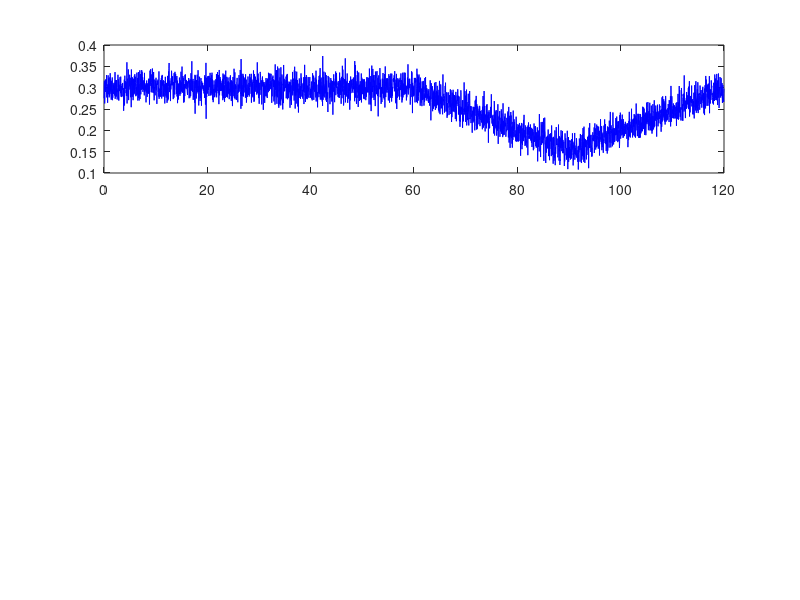

Write the MATLAB code that produced this figure. (Note: this script raises an error after producing the figure.)
%% DMS Simulation - PERCLOS and EAR Evolution
%% Author: Daifi Meriem, Intern at Expleo Group Maroc for Stellantis
%% This script simulates PERCLOS evolution, EAR signal with noise,
%% and state transitions over time.

clear; clc; close all;

%% Parameters
Fs = 30;                    % Sampling rate (frames per second)
duration = 120;             % Simulation duration (seconds)
t = 0:1/Fs:duration;
N = length(t);

%% Generate synthetic EAR signal
% Base EAR = 0.30 (open eyes), with gradual decrease for drowsiness
ear_base = 0.30 * ones(1, N);

% Add drowsiness phase (60-90s): EAR drops gradually
drowsy_start = 60 * Fs;
drowsy_end = 90 * Fs;
for i = drowsy_start:min(drowsy_end, N)
    progress = (i - drowsy_start) / (drowsy_end - drowsy_start);
    ear_base(i) = 0.30 - 0.15 * progress;
end

% Recovery phase (90-120s)
for i = min(drowsy_end, N):N
    progress = (i - drowsy_end) / (N - drowsy_end + 1);
    ear_base(i) = 0.15 + 0.15 * progress;
end

% Add Gaussian noise
ear_noise = 0.02 * randn(1, N);
ear_signal = max(ear_base + ear_noise, 0.05);

%% Compute PERCLOS (sliding window of 30s)
window_size = 30 * Fs;     % 30 seconds window
ear_threshold = 0.25;
perclos = zeros(1, N);

for i = 1:N
    win_start = max(1, i - window_size + 1);
    window = ear_signal(win_start:i);
    closed_count = sum(window < ear_threshold);
    perclos(i) = closed_count / length(window);
end

%% State determination
% States: 1=Attentive, 2=Warning, 3=Fatigue, 4=Emergency
perclos_warning = 0.20;
perclos_fatigue = 0.35;
perclos_emergency = 0.50;

state = ones(1, N);
for i = 1:N
    if perclos(i) >= perclos_emergency
        state(i) = 4;  % Emergency
    elseif perclos(i) >= perclos_fatigue
        state(i) = 3;  % Fatigue
    elseif perclos(i) >= perclos_warning
        state(i) = 2;  % Warning
    else
        state(i) = 1;  % Attentive
    end
end

%% Plotting
figure('Position', [100, 100, 1200, 800], 'Name', 'DMS Simulation');

% EAR vs Time
subplot(3, 1, 1);
plot(t, ear_signal, 'b-', 'LineWidth', 0.5);
hold on;
yline(ear_threshold, 'r--', 'LineWidth', 1.5, 'Label', 'EAR Threshold');
xlabel('Time (s)');
ylabel('EAR');
title('Eye Aspect Ratio (EAR) Over Time');
grid on;
legend('EAR Signal', 'Threshold');
xlim([0, duration]);

% PERCLOS vs Time
subplot(3, 1, 2);
plot(t, perclos * 100, 'g-', 'LineWidth', 1.5);
hold on;
yline(perclos_warning * 100, 'y--', 'LineWidth', 1.5, 'Label', 'Warning');
yline(perclos_fatigue * 100, 'r--', 'LineWidth', 1.5, 'Label', 'Fatigue');
yline(perclos_emergency * 100, 'm--', 'LineWidth', 1.5, 'Label', 'Emergency');
xlabel('Time (s)');
ylabel('PERCLOS (%)');
title('PERCLOS Evolution');
grid on;
legend('PERCLOS', 'Warning Threshold', 'Fatigue Threshold', 'Emergency Threshold');
xlim([0, duration]);

% State vs Time
subplot(3, 1, 3);
stairs(t, state, 'k-', 'LineWidth', 2);
yticks([1, 2, 3, 4]);
yticklabels({'Attentive', 'Warning', 'Fatigue', 'Emergency'});
xlabel('Time (s)');
ylabel('Driver State');
title('ECU State Transitions');
grid on;
xlim([0, duration]);
ylim([0.5, 4.5]);

sgtitle('DMS Simulation - Daifi Meriem, Expleo Group / Stellantis');

% Save figure
saveas(gcf, 'matlab/dms_simulation_results.png');
fprintf('Simulation complete. Results saved.\n');
